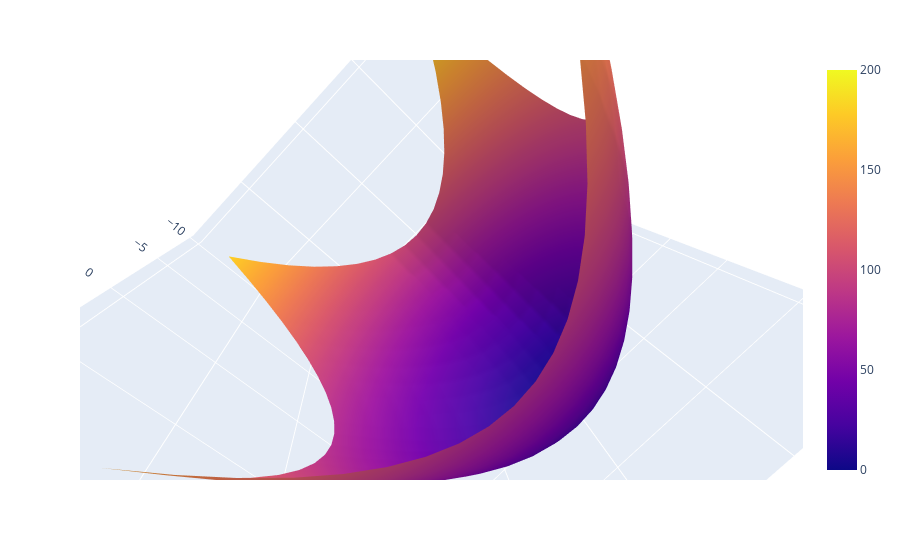

The notebook cell saved with this chart:
### Code cell
def func(x,y):
    return x**2+y**2 
zz=func(xx,yy)
fig=px.scatter_3d() 
fig.add_trace(go.Surface(x=xx,y=yy,z=zz))
fig.show()

### Figure 1 — Plotly figure (JSON) as saved in the notebook; plotly's stock layout.template omitted (floating-point values rounded to 4 significant figures; data arrays with more than 128 entries replaced by an {"elided": "..."} marker saying what was removed)
{"data": [{"hovertemplate": "<extra></extra>", "legendgroup": "", "marker": {"color": "#636efa", "symbol": "circle"}, "mode": "markers", "name": "", "scene": "scene", "showlegend": false, "type": "scatter3d"}, {"type": "surface", "x": {"elided": "20x20 int values"}, "y": {"elided": "20x20 int values"}, "z": {"elided": "20x20 int values"}}], "layout": {"autosize": true, "legend": {"tracegroupgap": 0}, "margin": {"t": 60}, "scene": {"aspectmode": "auto", "aspectratio": {"x": 1, "y": 1, "z": 1}, "camera": {"center": {"x": 0, "y": 0, "z": 0}, "eye": {"x": -0.1253, "y": 1.127, "z": 0.3396}, "projection": {"type": "perspective"}, "up": {"x": -0.7064, "y": 0.04554, "z": 0.7063}}, "domain": {"x": [0, 1], "y": [0, 1]}}}}
